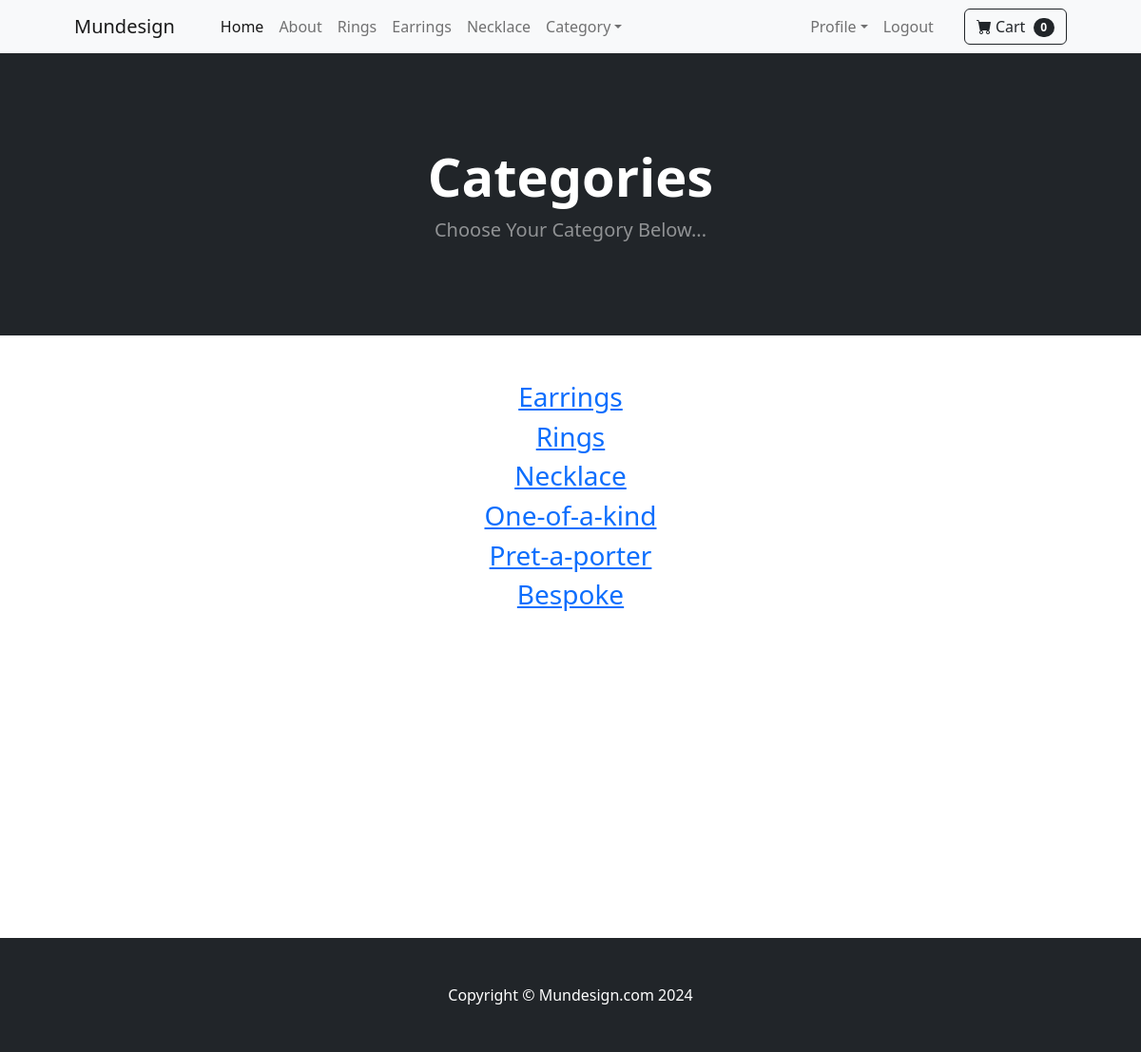
/store/category_summary/ (signed in), run on the app's committed database.
### store/models.py (models this page shows)
class Category(models.Model):
    name = models.CharField(max_length=100)
    def __str__(self):
        return self.name
    class Meta:
        verbose_name_plural = 'Categories'

### store/views.py (the view)
# urls.py: path('category_summary/', views.category_summary, name='category_summary'),
def category_summary(request):
	categories = Category.objects.all()
	return render(request, 'category_summary.html', {"categories":categories})

### cart/cart.py (called while the page is built)
	def __len__(self):
		return len(self.cart)

### cart/context_processors.py (called while the page is built)
def cart(request):
	return {'cart': Cart(request)}

### store/templates/category_summary.html
{% extends 'store/base.html' %}
{% block content %}
        <header class="bg-dark py-5">
            <div class="container px-4 px-lg-5 my-5">
                <div class="text-center text-white">
                    <h1 class="display-4 fw-bolder">Categories</h1>
                    <p class="lead fw-normal text-white-50 mb-0">Choose Your Category Below...</p>
                </div>
            </div>
        </header>
        <div class="container">
        	<div class="row">
        		<center>
        			<div class="col-8">
        				<br/><br/>
                        {% for category in categories %}
<h3><a href="{% url 'category' category %}">{{ category }}</a></h3>
                        {% endfor %}
<br/><br/><br/><br/><br/><br/><br/><br/><br/><br/><br/><br/><br/><br/>
        			</div>
        		</center>
        	</div>
        </div>
{% endblock %}

### data on the page
Category: name "Earrings"
Category: name "Rings"
Category: name "Necklace"
Category: name "One-of-a-kind"
Category: name "Pret-a-porter"
Category: name "Bespoke"

### other printed values
{{ cart|length }} "0"
